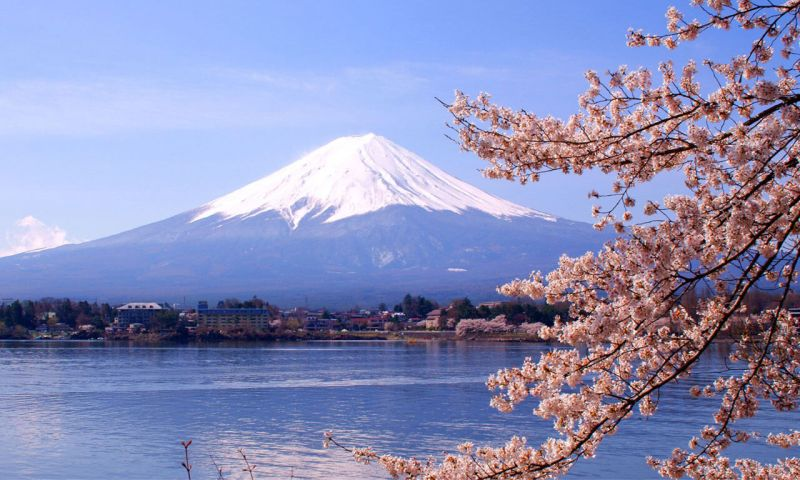
#> input picture UAS_Vision/image1.jpg, 800 x 480 px
$ python ohlander.py
#> lines starting #> are read from the running program, lines starting #| are printed output that depends on the picture; after the words box and inside, x2 and y2 are one past the last pixel; in counts of white or black regions, pixels touching at a corner belong together
#> further down, input_image is the input picture: shape (480, 800, 3); mean B, G, R 183.4, 141.8, 137.9
import cv2
import numpy as np
# Fungsi untuk melakukan segmentasi menggunakan metode Ohlander's Recursive Histogram-Based Clustering
def ohlander_clustering(image, threshold):
#> called with threshold = 0.7
    if len(image.shape) > 2:
        gray_image = cv2.cvtColor(image, cv2.COLOR_BGR2GRAY)
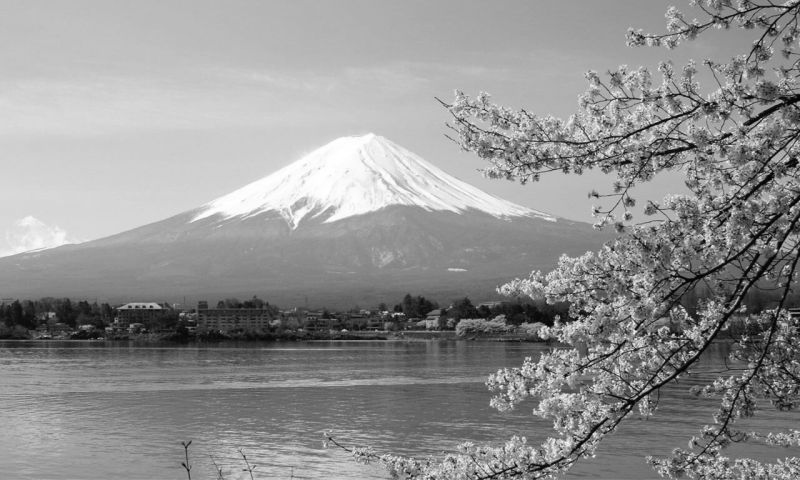
#> gray_image: shape (480, 800); min 0, max 255, mean 145.4
    else:
        gray_image = image.copy()
    # Mendapatkan histogram dari gambar
    hist = cv2.calcHist([gray_image], [0], None, [256], [0, 256])
#> hist = 256 values, max 5071 at index 205, min 3 at index 0, mean 1500

    # Mencari nilai untuk clustering
    split_value = 0
    max_val = np.max(hist)
#> max_val = 5071
    for i in range(255, 0, -1):
        if hist[i] > threshold * max_val:
            split_value = i
            break

    # Segmentasi gambar
    segmented_image = np.zeros_like(gray_image)
    segmented_image[gray_image >= split_value] = 255

    return segmented_image

input_image = cv2.imread('image1.jpg')
threshold_value = 0.7

segmented_image = ohlander_clustering(input_image, threshold_value)
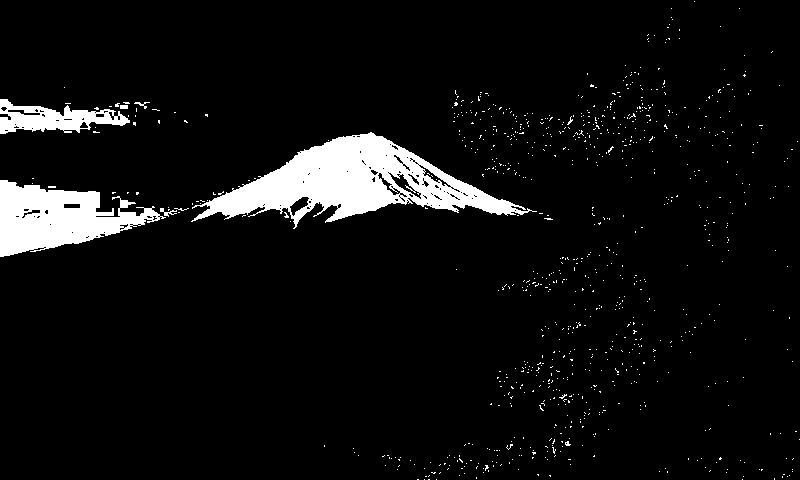
#> segmented_image: shape (480, 800); 6.3% white; 891 white regions (885 under 20 px), largest, box (x1, y1, x2, y2) and area: (191, 132, 537, 229) 13010, (0, 180, 166, 257) 6858, (0, 99, 130, 134) 2302, (160, 208, 177, 217) 56, (134, 102, 150, 109) 37, (120, 105, 128, 109) 32
cv2.imshow('Original Image', input_image)
cv2.imshow('Segmented Image', segmented_image)
cv2.waitKey(0)
cv2.destroyAllWindows()
